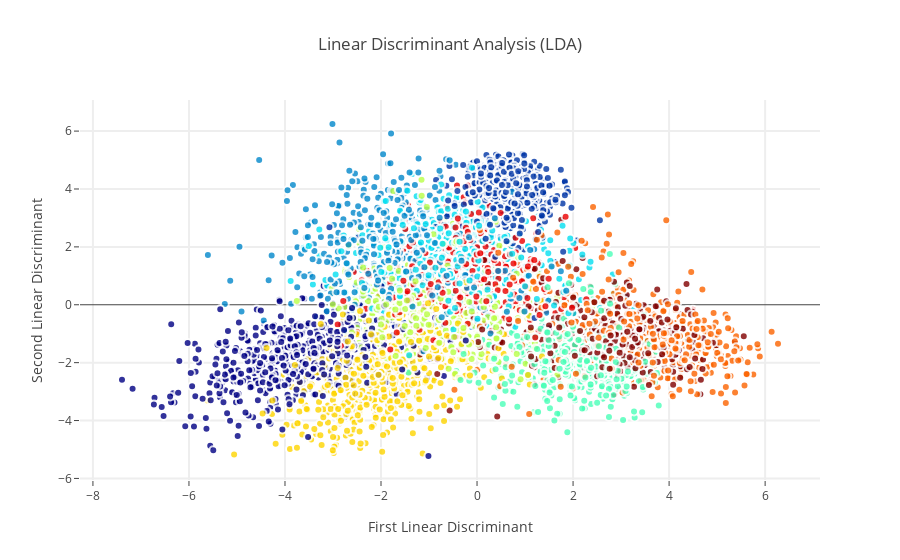

Notebook code for this chart:
### Markdown cell above
###Interactive visualisations of LDA representation

### Code cell
8# Using the Plotly library again
traceLDA = go.Scatter(
    x = X_LDA_2D[:,0],
    y = X_LDA_2D[:,1],
#     name = Target,
#     hoveron = Target,
    mode = 'markers',
    text = Target,
    showlegend = True,
    marker = dict(
        size = 8,
        color = Target,
        colorscale ='Jet',
        showscale = False,
        line = dict(
            width = 2,
            color = 'rgb(255, 255, 255)'
        ),
        opacity = 0.8
    )
)
data = [traceLDA]

layout = go.Layout(
    title= 'Linear Discriminant Analysis (LDA)',
    hovermode= 'closest',
    xaxis= dict(
         title= 'First Linear Discriminant',
        ticklen= 5,
        zeroline= False,
        gridwidth= 2,
    ),
    yaxis=dict(
        title= 'Second Linear Discriminant',
        ticklen= 5,
        gridwidth= 2,
    ),
    showlegend= False
)

fig = dict(data=data, layout=layout)
py.iplot(fig, filename='styled-scatter')

### Figure 1 — Plotly figure (JSON) as saved in the notebook; plotly's stock layout.template omitted (floating-point values rounded to 4 significant figures; data arrays with more than 128 entries replaced by an {"elided": "..."} marker saying what was removed)
{"data": [{"marker": {"color": {"elided": "6000 int values"}, "colorscale": "Jet", "line": {"color": "rgb(255, 255, 255)", "width": 2}, "opacity": 0.8, "showscale": false, "size": 8}, "mode": "markers", "showlegend": true, "text": {"elided": "6000 int values"}, "type": "scatter", "uid": "bcba3030-c13b-11e8-aa57-4ccc6aa093e7", "x": {"elided": "6000 float values"}, "y": {"elided": "6000 float values"}}], "layout": {"hovermode": "closest", "showlegend": false, "title": "Linear Discriminant Analysis (LDA)", "xaxis": {"gridwidth": 2, "ticklen": 5, "title": "First Linear Discriminant", "zeroline": false}, "yaxis": {"gridwidth": 2, "ticklen": 5, "title": "Second Linear Discriminant"}}}
